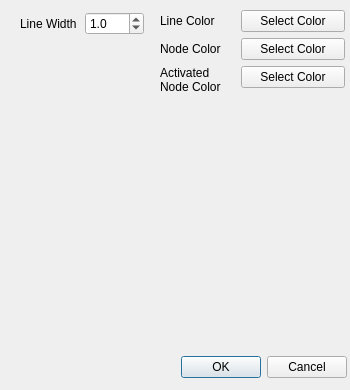
<?xml version="1.0" encoding="UTF-8"?>
<ui version="4.0">
 <class>ManualSegmentationSettingsDlg</class>
 <widget class="QDialog" name="ManualSegmentationSettingsDlg">
  <property name="geometry">
   <rect>
    <x>0</x>
    <y>0</y>
    <width>350</width>
    <height>390</height>
   </rect>
  </property>
  <property name="windowTitle">
   <string>Dialog</string>
  </property>
  <widget class="QDialogButtonBox" name="buttonBox">
   <property name="geometry">
    <rect>
     <x>170</x>
     <y>350</y>
     <width>177</width>
     <height>34</height>
    </rect>
   </property>
   <property name="orientation">
    <enum>Qt::Horizontal</enum>
   </property>
   <property name="standardButtons">
    <set>QDialogButtonBox::Cancel|QDialogButtonBox::Ok</set>
   </property>
  </widget>
  <widget class="QVTKWidget" name="qvtkWidget">
   <property name="geometry">
    <rect>
     <x>5</x>
     <y>120</y>
     <width>341</width>
     <height>221</height>
    </rect>
   </property>
  </widget>
  <widget class="QWidget" name="">
   <property name="geometry">
    <rect>
     <x>160</x>
     <y>10</y>
     <width>185</width>
     <height>101</height>
    </rect>
   </property>
   <layout class="QFormLayout" name="formLayout">
    <property name="fieldGrowthPolicy">
     <enum>QFormLayout::AllNonFixedFieldsGrow</enum>
    </property>
    <property name="horizontalSpacing">
     <number>20</number>
    </property>
    <item row="0" column="0">
     <widget class="QLabel" name="label_2">
      <property name="text">
       <string>Line Color</string>
      </property>
     </widget>
    </item>
    <item row="0" column="1">
     <widget class="QPushButton" name="LineColorBtn">
      <property name="text">
       <string>Select Color</string>
      </property>
     </widget>
    </item>
    <item row="1" column="0">
     <widget class="QLabel" name="label_3">
      <property name="text">
       <string>Node Color</string>
      </property>
     </widget>
    </item>
    <item row="1" column="1">
     <widget class="QPushButton" name="NodeColorBtn">
      <property name="text">
       <string>Select Color</string>
      </property>
     </widget>
    </item>
    <item row="2" column="0">
     <widget class="QLabel" name="label_4">
      <property name="text">
       <string>Activated
Node Color</string>
      </property>
     </widget>
    </item>
    <item row="2" column="1">
     <widget class="QPushButton" name="ActivatedNodeColorBtn">
      <property name="text">
       <string>Select Color</string>
      </property>
     </widget>
    </item>
   </layout>
  </widget>
  <widget class="QWidget" name="">
   <property name="geometry">
    <rect>
     <x>20</x>
     <y>10</y>
     <width>124</width>
     <height>28</height>
    </rect>
   </property>
   <layout class="QHBoxLayout" name="horizontalLayout">
    <item>
     <widget class="QLabel" name="label">
      <property name="text">
       <string>Line Width</string>
      </property>
      <property name="buddy">
       <cstring>LineWidthSpinBox</cstring>
      </property>
     </widget>
    </item>
    <item>
     <widget class="QDoubleSpinBox" name="LineWidthSpinBox">
      <property name="decimals">
       <number>1</number>
      </property>
      <property name="maximum">
       <double>10.000000000000000</double>
      </property>
      <property name="singleStep">
       <double>1.000000000000000</double>
      </property>
      <property name="value">
       <double>1.000000000000000</double>
      </property>
     </widget>
    </item>
   </layout>
  </widget>
 </widget>
 <customwidgets>
  <customwidget>
   <class>QVTKWidget</class>
   <extends>QWidget</extends>
   <header>QVTKWidget.h</header>
  </customwidget>
 </customwidgets>
 <resources/>
 <connections>
  <connection>
   <sender>buttonBox</sender>
   <signal>accepted()</signal>
   <receiver>ManualSegmentationSettingsDlg</receiver>
   <slot>accept()</slot>
   <hints>
    <hint type="sourcelabel">
     <x>248</x>
     <y>254</y>
    </hint>
    <hint type="destinationlabel">
     <x>157</x>
     <y>274</y>
    </hint>
   </hints>
  </connection>
  <connection>
   <sender>buttonBox</sender>
   <signal>rejected()</signal>
   <receiver>ManualSegmentationSettingsDlg</receiver>
   <slot>reject()</slot>
   <hints>
    <hint type="sourcelabel">
     <x>316</x>
     <y>260</y>
    </hint>
    <hint type="destinationlabel">
     <x>286</x>
     <y>274</y>
    </hint>
   </hints>
  </connection>
 </connections>
</ui>
